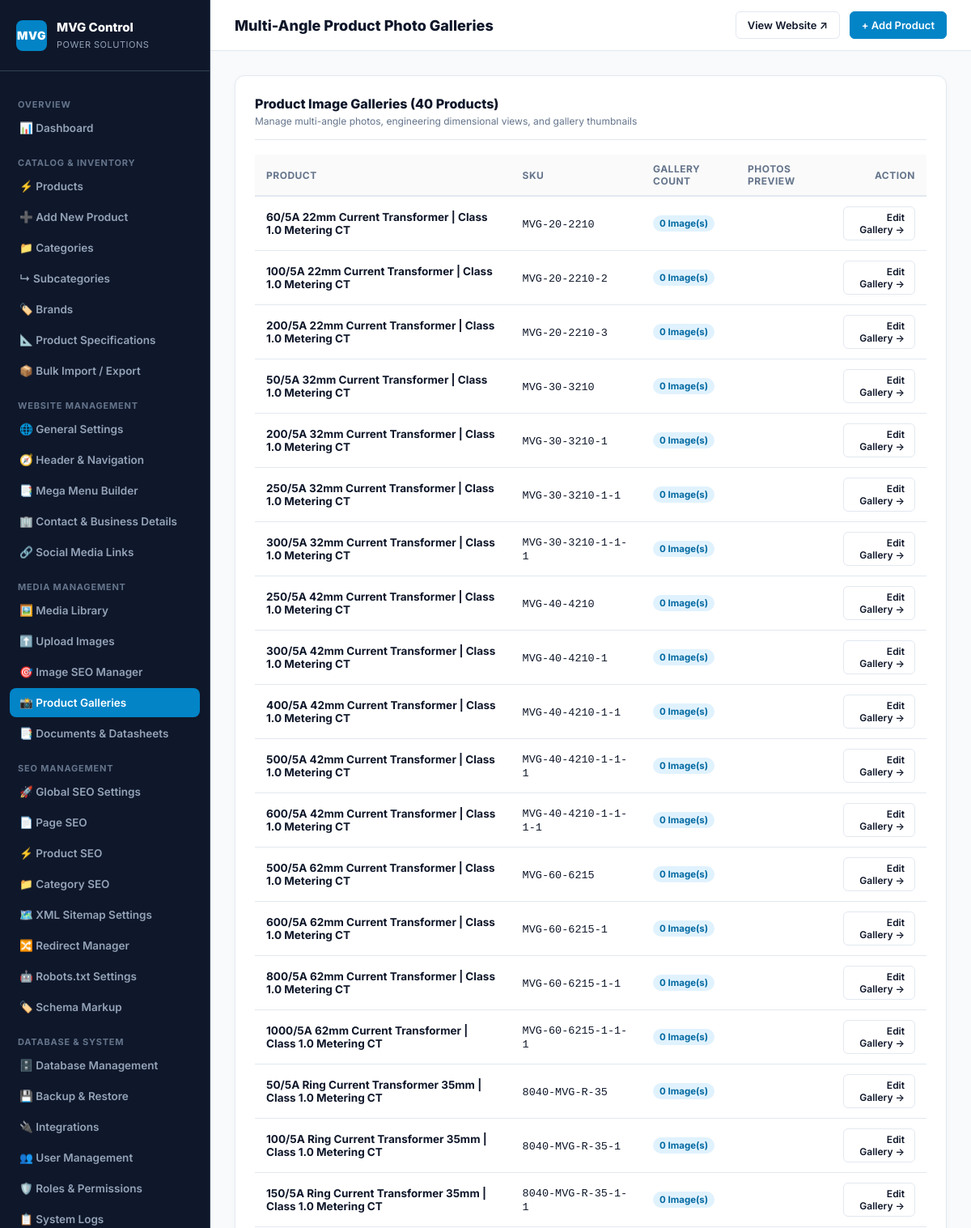
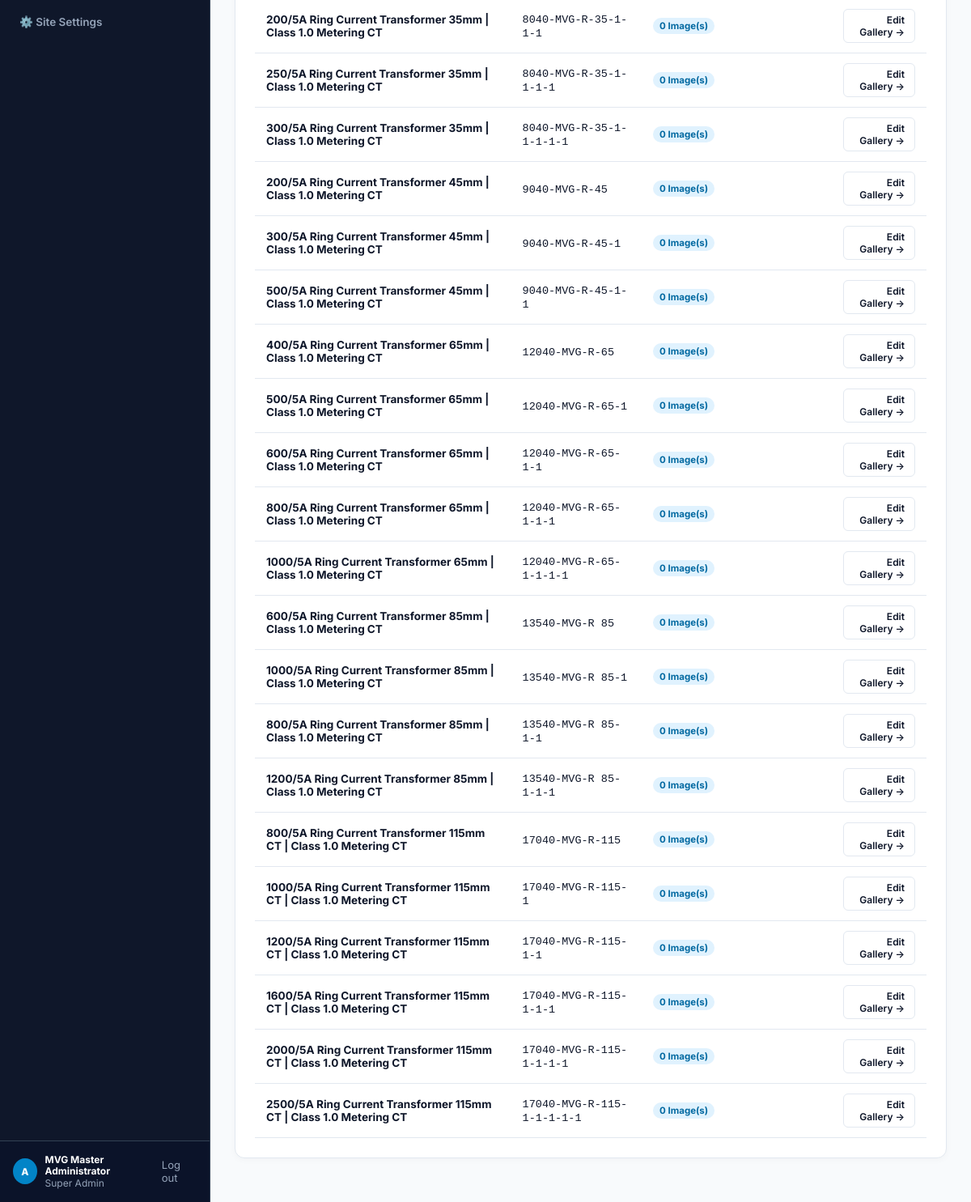
Page /MVG/admin/media_galleries.php (signed in) on the committed database (2 pictures, top to bottom).
### tables this page shows
CREATE TABLE `products` (
  `id` INT UNSIGNED AUTO_INCREMENT PRIMARY KEY,
  `category_id` INT UNSIGNED NOT NULL,
  `subcategory_id` INT UNSIGNED NULL,
  `brand_id` INT UNSIGNED DEFAULT 1,
  `name` VARCHAR(255) NOT NULL,
  `slug` VARCHAR(255) NOT NULL UNIQUE,
  `sku` VARCHAR(100) NOT NULL,
  `price` DECIMAL(10,2) NOT NULL DEFAULT 280.00,
  `sale_price` DECIMAL(10,2) NULL,
  `min_qty` INT UNSIGNED NOT NULL DEFAULT 10,
  `hsn_code` VARCHAR(20) DEFAULT '85043100',
  `gst_rate` DECIMAL(5,2) DEFAULT 18.00,
  `stock_status` ENUM('in_stock', 'made_to_order', 'out_of_stock') DEFAULT 'in_stock',
  `lead_time_days` INT UNSIGNED DEFAULT 1,
  `short_description` TEXT NULL,
  `description` LONGTEXT NULL,
  `featured_image` VARCHAR(255) NULL,
  `is_featured` TINYINT(1) DEFAULT 0,
  `status` ENUM('published', 'draft', 'archived') DEFAULT 'published',
  `created_at` TIMESTAMP DEFAULT CURRENT_TIMESTAMP,
  `updated_at` TIMESTAMP DEFAULT CURRENT_TIMESTAMP ON UPDATE CURRENT_TIMESTAMP,
  INDEX (`category_id`),
  INDEX (`subcategory_id`),
  INDEX (`slug`),
  INDEX (`sku`),
  INDEX (`is_featured`)
);

### MVG/config/db.php (called while the page is built, shortened)
<?php
class Database {
    private static $host = '127.0.0.1';
    private static $db   = 'mvg_db';
    private static $user = 'root';
    private static $pass = '';
    private static $charset = 'utf8mb4';
    private static $pdo = null;
    public static function getConnection() {
        if (self::$pdo === null) {
            $dsn = "mysql:host=" . self::$host . ";dbname=" . self::$db . ";charset=" . self::$charset;
            $options = [
                PDO::ATTR_ERRMODE            => PDO::ERRMODE_EXCEPTION,
                PDO::ATTR_DEFAULT_FETCH_MODE => PDO::FETCH_ASSOC,
                PDO::ATTR_EMULATE_PREPARES   => false,
            ];
            try {
                self::$pdo = new PDO($dsn, self::$user, self::$pass, $options);
            } catch (PDOException $e) {
                self::$pdo = null;
            }
        }
        return self::$pdo;
    }
    public static function getProducts($category = null) {
        $pdo = self::getConnection();
        if ($pdo) {
            try {
                $sql = "SELECT * FROM products WHERE 1=1";
                $params = [];
                $stmt = $pdo->prepare($sql);
                $stmt->execute($params);
                $rows = $stmt->fetchAll();
                if ($rows) return $rows;
            } catch (Exception $e) {
            }
        }
        return [];
    }
}

### MVG/admin/media_galleries.php (the view, shortened to what this page needs)
<?php
require_once __DIR__ . '/../config/db.php';
$products = Database::getProducts();
include __DIR__ . '/header.php';
?>
<div style="max-width: 1100px; margin: 0 auto;">
  <div class="card">
    <div class="card-header">
      <div>
        <h2 class="card-title">Product Image Galleries (<?php echo count($products); ?> Products)</h2>
        <span style="font-size: 12px; color: var(--text-muted);">Manage multi-angle photos, engineering dimensional views, and gallery thumbnails</span>
      </div>
    </div>
    <table class="data-table">
      <thead>
        <tr>
          <th>Product</th>
          <th>SKU</th>
          <th>Gallery Count</th>
          <th>Photos Preview</th>
          <th style="text-align: right;">Action</th>
        </tr>
      </thead>
      <tbody>
        <?php foreach ($products as $p): ?>
          <?php
            $images = $p['images'] ?? [];
          ?>
          <tr>
            <td><strong><?php echo htmlspecialchars($p['name']); ?></strong></td>
            <td><code><?php echo htmlspecialchars($p['sku'] ?? '—'); ?></code></td>
            <td>
              <span class="badge badge-info"><?php echo count($images); ?> Image(s)</span>
            </td>
            <td>
            </td>
            <td style="text-align: right;">
              <a href="product_form.php?id=<?php echo $p['id']; ?>" class="btn-topbar" style="padding: 5px 12px; font-size: 12px;">
                Edit Gallery &rarr;
              </a>
            </td>
          </tr>
        <?php endforeach; ?>
      </tbody>
    </table>
  </div>
</div>
<?php include __DIR__ . '/footer.php'; ?>

### MVG/admin/header.php (style rules this page uses)
:root { --sidebar-w: 260px; --navy: #0F172A; --navy-light: #1E293B; --border: #E2E8F0; --border-dark: #334155; --primary: #0284C7; --primary-hover: #0369A1; --text: #0F172A; --text-muted: #64748B; --bg: #F8FAFC; --white: #FFFFFF; --green: #10B981; --amber: #F59E0B; --red: #EF4444; }
* { box-sizing: border-box; }
body { margin: 0; font-family: 'Inter', -apple-system, BlinkMacSystemFont, sans-serif; background: var(--bg); color: var(--text); display: flex; min-height: 100vh; }
.btn-topbar { display: inline-flex; align-items: center; gap: 6px; padding: 8px 14px; font-size: 13px; font-weight: 600; border-radius: 6px; text-decoration: none; border: 1px solid var(--border); background: #fff; color: var(--text); cursor: pointer; }
.card { background: var(--white); border: 1px solid var(--border); border-radius: 12px; padding: 24px; margin-bottom: 24px; box-shadow: 0 2px 8px rgba(15, 23, 42, 0.03); }
.card-header { display: flex; align-items: center; justify-content: space-between; margin-bottom: 18px; padding-bottom: 14px; border-bottom: 1px solid var(--border); flex-wrap: wrap; gap: 12px; }
.card-title { font-size: 16px; font-weight: 800; margin: 0; }
.data-table { width: 100%; border-collapse: collapse; }
.data-table th { text-align: left; font-size: 12px; font-weight: 700; text-transform: uppercase; letter-spacing: 0.5px; color: var(--text-muted); padding: 10px 14px; border-bottom: 2px solid var(--border); background: #FAFAFA; }
.data-table td { padding: 12px 14px; border-bottom: 1px solid var(--border); font-size: 13.5px; vertical-align: middle; }
.badge { display: inline-block; padding: 3px 8px; border-radius: 12px; font-size: 11.5px; font-weight: 700; }
.badge-info { background: #E0F2FE; color: #0369A1; }

### rows in the picture
products: name "60/5A 22mm Current Transformer | Class 1.0 Metering CT", sku "MVG-20-2210", count($images) "0"
products: name "100/5A 22mm Current Transformer | Class 1.0 Metering CT", sku "MVG-20-2210-2", count($images) "0"
products: name "200/5A 22mm Current Transformer | Class 1.0 Metering CT", sku "MVG-20-2210-3", count($images) "0"
products: name "50/5A 32mm Current Transformer | Class 1.0 Metering CT", sku "MVG-30-3210", count($images) "0"
products: name "200/5A 32mm Current Transformer | Class 1.0 Metering CT", sku "MVG-30-3210-1", count($images) "0"
products: name "250/5A 32mm Current Transformer | Class 1.0 Metering CT", sku "MVG-30-3210-1-1", count($images) "0"
products: name "300/5A 32mm Current Transformer | Class 1.0 Metering CT", sku "MVG-30-3210-1-1-1", count($images) "0"
products: name "250/5A 42mm Current Transformer | Class 1.0 Metering CT", sku "MVG-40-4210", count($images) "0"
products: name "300/5A 42mm Current Transformer | Class 1.0 Metering CT", sku "MVG-40-4210-1", count($images) "0"
products: name "400/5A 42mm Current Transformer | Class 1.0 Metering CT", sku "MVG-40-4210-1-1", count($images) "0"
products: name "500/5A 42mm Current Transformer | Class 1.0 Metering CT", sku "MVG-40-4210-1-1-1", count($images) "0"
products: name "600/5A 42mm Current Transformer | Class 1.0 Metering CT", sku "MVG-40-4210-1-1-1-1", count($images) "0"
products: name "500/5A 62mm Current Transformer | Class 1.0 Metering CT", sku "MVG-60-6215", count($images) "0"
products: name "600/5A 62mm Current Transformer | Class 1.0 Metering CT", sku "MVG-60-6215-1", count($images) "0"
products: name "800/5A 62mm Current Transformer | Class 1.0 Metering CT", sku "MVG-60-6215-1-1", count($images) "0"
products: name "1000/5A 62mm Current Transformer | Class 1.0 Metering CT", sku "MVG-60-6215-1-1-1", count($images) "0"
products: name "50/5A Ring Current Transformer 35mm | Class 1.0 Metering CT", sku "8040-MVG-R-35", count($images) "0"
products: name "100/5A Ring Current Transformer 35mm | Class 1.0 Metering CT", sku "8040-MVG-R-35-1", count($images) "0"
products: name "150/5A Ring Current Transformer 35mm | Class 1.0 Metering CT", sku "8040-MVG-R-35-1-1", count($images) "0"
products: name "200/5A Ring Current Transformer 35mm | Class 1.0 Metering CT", sku "8040-MVG-R-35-1-1-1", count($images) "0"
products: name "250/5A Ring Current Transformer 35mm | Class 1.0 Metering CT", sku "8040-MVG-R-35-1-1-1-1", count($images) "0"
products: name "300/5A Ring Current Transformer 35mm | Class 1.0 Metering CT", sku "8040-MVG-R-35-1-1-1-1-1", count($images) "0"
products: name "200/5A Ring Current Transformer 45mm | Class 1.0 Metering CT", sku "9040-MVG-R-45", count($images) "0"
products: name "300/5A Ring Current Transformer 45mm | Class 1.0 Metering CT", sku "9040-MVG-R-45-1", count($images) "0"
products: name "500/5A Ring Current Transformer 45mm | Class 1.0 Metering CT", sku "9040-MVG-R-45-1-1", count($images) "0"
products: name "400/5A Ring Current Transformer 65mm | Class 1.0 Metering CT", sku "12040-MVG-R-65", count($images) "0"
products: name "500/5A Ring Current Transformer 65mm | Class 1.0 Metering CT", sku "12040-MVG-R-65-1", count($images) "0"
products: name "600/5A Ring Current Transformer 65mm | Class 1.0 Metering CT", sku "12040-MVG-R-65-1-1", count($images) "0"
products: name "800/5A Ring Current Transformer 65mm | Class 1.0 Metering CT", sku "12040-MVG-R-65-1-1-1", count($images) "0"
products: name "1000/5A Ring Current Transformer 65mm | Class 1.0 Metering CT", sku "12040-MVG-R-65-1-1-1-1", count($images) "0"
products: name "600/5A Ring Current Transformer 85mm | Class 1.0 Metering CT", sku "13540-MVG-R 85", count($images) "0"
products: name "1000/5A Ring Current Transformer 85mm | Class 1.0 Metering CT", sku "13540-MVG-R 85-1", count($images) "0"
products: name "800/5A Ring Current Transformer 85mm | Class 1.0 Metering CT", sku "13540-MVG-R 85-1-1", count($images) "0"
products: name "1200/5A Ring Current Transformer 85mm | Class 1.0 Metering CT", sku "13540-MVG-R 85-1-1-1", count($images) "0"
products: name "800/5A Ring Current Transformer 115mm CT | Class 1.0 Metering CT", sku "17040-MVG-R-115", count($images) "0"
products: name "1000/5A Ring Current Transformer 115mm CT | Class 1.0 Metering CT", sku "17040-MVG-R-115-1", count($images) "0"
products: name "1200/5A Ring Current Transformer 115mm CT | Class 1.0 Metering CT", sku "17040-MVG-R-115-1-1", count($images) "0"
products: name "1600/5A Ring Current Transformer 115mm CT | Class 1.0 Metering CT", sku "17040-MVG-R-115-1-1-1", count($images) "0"
products: name "2000/5A Ring Current Transformer 115mm CT | Class 1.0 Metering CT", sku "17040-MVG-R-115-1-1-1-1", count($images) "0"
products: name "2500/5A Ring Current Transformer 115mm CT | Class 1.0 Metering CT", sku "17040-MVG-R-115-1-1-1-1-1", count($images) "0"

### other values in the picture
$currentAdmin['name'] "MVG Master Administrator"
$adminHeading "Multi-Angle Product Photo Galleries"
count($products) "40"
